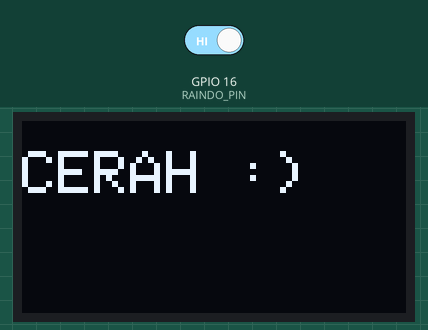
The sketch below on a simulated ESP32. Parts: 128×64 one-colour display. The test bench sets the inputs (shaded band); at power-on: GPIO 16 (RAINDO_PIN) HIGH. WiFi joins after 1.5 s; servers stay silent unless stated; what the sketch prints to the serial monitor is not drawn.

Above: at 4.9 s.
5.0 s: GPIO 16 (RAINDO_PIN) driven LOW
At 8.0 s:
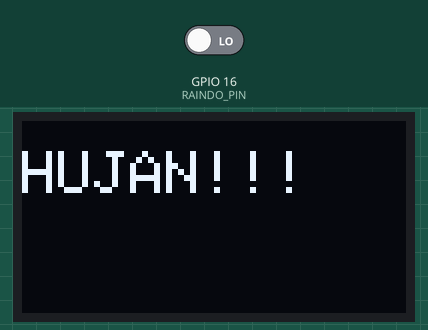
8.3 s: GPIO 16 (RAINDO_PIN) driven HIGH
At 10.1 s:
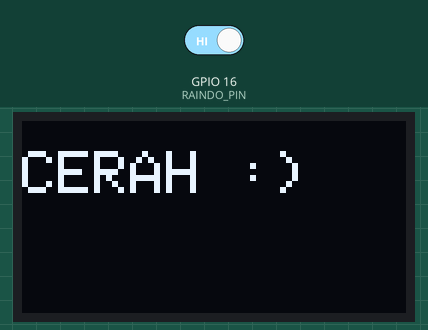
Timing chart, 0 to 11.6 s (numbered marks = the images above; inputs shaded):
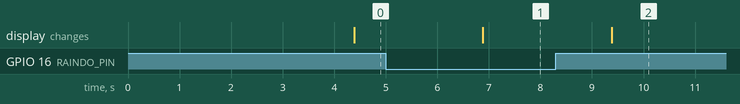

Measured:
- after the input at 5.0 s, the display: changes after 1.9 s (image 1)
- after the input at 8.3 s, the display: changes after 1.1 s (image 2)

The sketch:

Rain_Alert_Notifikasi_Blynk.ino
```cpp
#define BLYNK_TEMPLATE_ID "TMPL6PnA31vwF"
#define BLYNK_TEMPLATE_NAME "Notifikasi Sensor Hujan"
#define BLYNK_AUTH_TOKEN "RdyT0e5AXqtUA30S4w0SdxygQ0zQaV-m"

#define BLYNK_PRINT Serial
#include <WiFi.h>
#include <WiFiClient.h>
#include <BlynkSimpleEsp32.h>

// Tambahkan library untuk OLED
#include <Wire.h>
#include <Adafruit_GFX.h>
#include <Adafruit_SSD1306.h>

#define SCREEN_WIDTH 128  // Lebar OLED
#define SCREEN_HEIGHT 64  // Tinggi OLED
#define OLED_RESET -1     // Reset pin (tidak digunakan)
Adafruit_SSD1306 display(SCREEN_WIDTH, SCREEN_HEIGHT, &Wire, OLED_RESET);

#define RAINDO_PIN 16 // Pin sensor hujan ke GPIO 16

// Masukkan Auth Token Blynk
char auth[] = "RdyT0e5AXqtUA30S4w0SdxygQ0zQaV-m";

// Masukkan SSID dan Password WiFi
char ssid[] = "matahari";
char pass[] = "mentarirhaa";

BlynkTimer timer;
int lastStatus = -1; // Variabel untuk menyimpan status terakhir

void hujanNotify() {
    int statusHujan = digitalRead(RAINDO_PIN);

    if (statusHujan != lastStatus) { // Hanya perbarui jika status berubah
        Serial.print("Nilai Sensor: "); Serial.println(statusHujan);
        display.clearDisplay();
        display.setCursor(0, 10);
        display.setTextSize(2);

        if (statusHujan == LOW) {
            Serial.println("Hujan Terdeteksi!");
            Blynk.logEvent("hujan", "Awas Hujan !!!");
            display.println("HUJAN!!!");
        }
        else {
            Serial.println("Tidak Ada Hujan.");
            Blynk.logEvent("cerah", "Cuaca Cerah");
            display.println("CERAH :)");
        }

        display.display();
        lastStatus = statusHujan; // Simpan status terbaru
    }
}

void setup() {
    Serial.begin(115200);
    pinMode(RAINDO_PIN, INPUT);

    // Inisialisasi OLED
    if (!display.begin(SSD1306_SWITCHCAPVCC, 0x3C)) { // Alamat I2C OLED 0x3C
        Serial.println(F("OLED tidak ditemukan"));
        while (1);
    }

    display.clearDisplay();
    display.setTextSize(2);
    display.setTextColor(SSD1306_WHITE);
    display.setCursor(0, 10);
    display.println("Menunggu..."); // Default tampilan awal
    display.display();

    // Hubungkan ke Blynk
    Blynk.begin(auth, ssid, pass, "blynk.cloud", 80);

    // Jalankan pengecekan setiap 2,5 detik
    timer.setInterval(2500L, hujanNotify);
}

void loop() {
    Blynk.run();
    timer.run();
}
```
